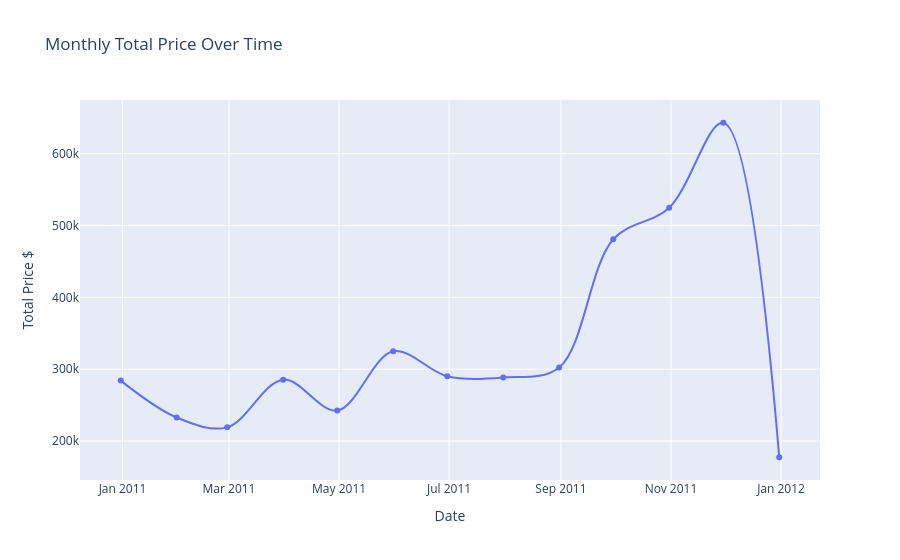

Here is the notebook cell this chart was saved with:
### Code cell
df_grouped = df.resample("ME")['TotalPrice'].sum().reset_index()

px.line(
    data_frame= df_grouped,
    x= 'InvoiceDate',
    y= 'TotalPrice',
    title= 'Monthly Total Price Over Time',
    labels={
        'InvoiceDate' : 'Date',
        'TotalPrice' : 'Total Price $'
    },
    markers= True,
    line_shape= 'spline'
)

### Figure 1 — Plotly figure (JSON) as saved in the notebook; plotly's stock layout.template omitted (floating-point values rounded to 4 significant figures)
{"data": [{"hovertemplate": "Date=%{x}<br>Total Price $=%{y}<extra></extra>", "legendgroup": "", "line": {"color": "#636efa", "dash": "solid", "shape": "spline"}, "marker": {"symbol": "circle"}, "mode": "lines+markers", "name": "", "orientation": "v", "showlegend": false, "type": "scatter", "x": ["2010-12-31T00:00:00", "2011-01-31T00:00:00", "2011-02-28T00:00:00", "2011-03-31T00:00:00", "2011-04-30T00:00:00", "2011-05-31T00:00:00", "2011-06-30T00:00:00", "2011-07-31T00:00:00", "2011-08-31T00:00:00", "2011-09-30T00:00:00", "2011-10-31T00:00:00", "2011-11-30T00:00:00", "2011-12-31T00:00:00"], "xaxis": "x", "y": [284100.0, 232800.0, 219000.0, 285500.0, 242400.0, 324900.0, 290200.0, 288500.0, 302500.0, 480900.0, 524700.0, 643000.0, 177400.0], "yaxis": "y"}], "layout": {"legend": {"tracegroupgap": 0}, "title": {"text": "Monthly Total Price Over Time"}, "xaxis": {"anchor": "y", "domain": [0, 1], "title": {"text": "Date"}}, "yaxis": {"anchor": "x", "domain": [0, 1], "title": {"text": "Total Price $"}}}}
